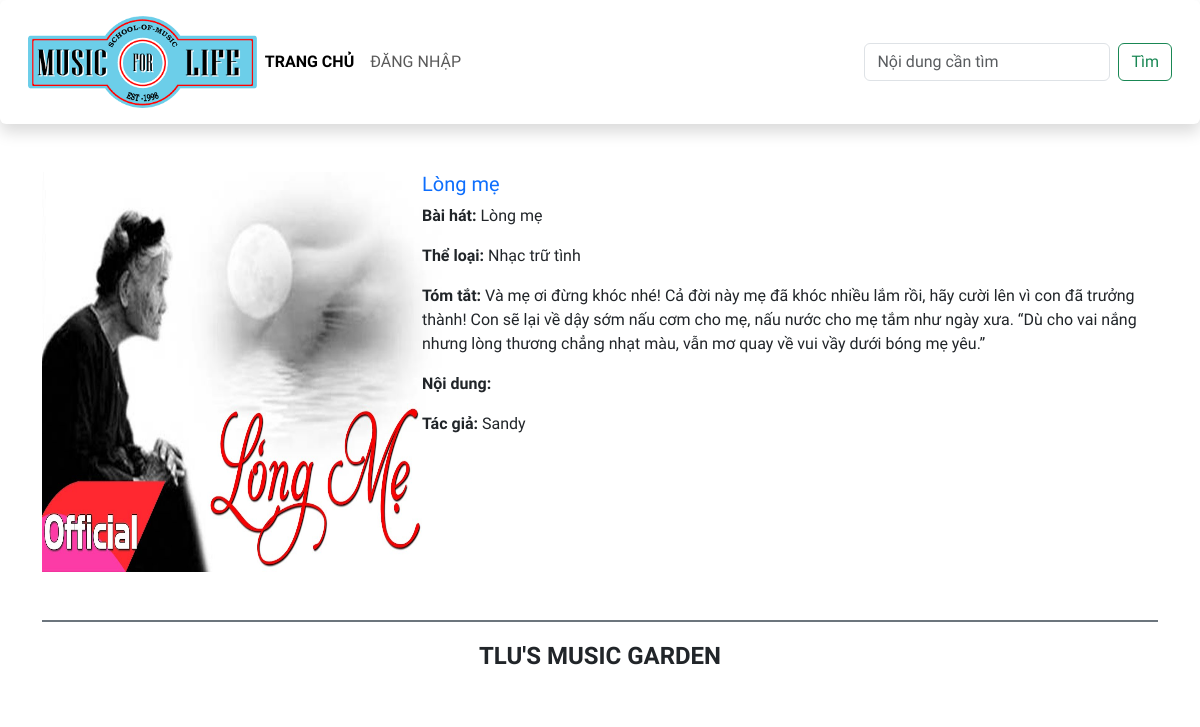
The app's page /?controller=detail&action=index&id=1 with its own data.
### tables this page shows
CREATE TABLE `baiviet` (
  `ma_bviet` int(10) UNSIGNED NOT NULL,
  `tieude` varchar(200) NOT NULL,
  `ten_bhat` varchar(100) NOT NULL,
  `ma_tloai` int(10) UNSIGNED NOT NULL,
  `tomtat` text NOT NULL,
  `noidung` text DEFAULT NULL,
  `ma_tgia` int(10) UNSIGNED NOT NULL,
  `ngayviet` datetime DEFAULT current_timestamp(),
  `hinhanh` varchar(200) DEFAULT NULL
);

CREATE TABLE `theloai` (
  `ma_tloai` int(10) UNSIGNED NOT NULL,
  `ten_tloai` varchar(50) NOT NULL,
  `SLBaiViet` int(11) DEFAULT 0
);

CREATE TABLE `tacgia` (
  `ma_tgia` int(10) UNSIGNED NOT NULL,
  `ten_tgia` varchar(100) NOT NULL,
  `hinh_tgia` varchar(100) DEFAULT NULL
);

### app/controllers/DetailController.php (called while the page is built, shortened)
<?php
require_once("./app/models/DetailModel.php");
require_once("./app/services/DetailService.php");
class DetailController{
    public function index($id) {
        $detailService = new DetailService();
        $details = $detailService->getDetailById($id);
        include("./app/views/home/detail.php");
    }
}

### configs/DBConnection.php (called while the page is built)
<?php
class DBConnection {
    private $conn = null;
    public function __construct() {
        try {
            $this->conn = new PDO('mysql:host=localhost;dbname=BTTH01_CSE485;port=3306', 'root', '');
            $this->conn->setAttribute(PDO::ATTR_ERRMODE, PDO::ERRMODE_EXCEPTION);
        } catch (PDOException $e) {
            die("Kết nối thất bại: " . $e->getMessage());
        }
    }
    public function getConnection() {
        return $this->conn;
    }
}

### app/services/DetailService.php (called while the page is built)
<?php
require_once("./configs/DBConnection.php");
require_once("./app/models/DetailModel.php");
class DetailService {
    private $dbConnection;
    public function __construct() {
        $this->dbConnection = new DBConnection();
    }
    public function getDetailById($id) {
        $sql = "SELECT  tieude, ten_bhat, ten_tloai, tomtat, noidung, ten_tgia,  hinhanh
                FROM baiviet
                JOIN tacgia ON tacgia.ma_tgia = baiviet.ma_tgia
                JOIN theloai ON theloai.ma_tloai = baiviet.ma_tloai
                WHERE ma_bviet = ?";
        $stmt = $this->dbConnection->getConnection()->prepare($sql);
        $stmt->execute([$id]);
        $row = $stmt->fetch(PDO::FETCH_ASSOC);
        return $row ? new DetailModel(
            $row['tieude'],
            $row['ten_bhat'],
            $row['ten_tloai'],
            $row['tomtat'],
            $row['noidung'],
            $row['ten_tgia'],
            $row['hinhanh']
        ) : null;
    }
}
?>

### app/models/DetailModel.php (called while the page is built, shortened)
<?php
class DetailModel {
    private $tieude;
    private $ten_bhat;
    private $ten_tloai;
    private $tomtat;
    private $ten_tgia;
    private $hinhanh;
    public function __construct($tieude, $tenbhat, $ten_tloai, $tomtat, $noidung, $ten_tgia, $hinhanh) {
        $this->tieude = $tieude;
        $this->ten_bhat = $tenbhat;
        $this->ten_tloai = $ten_tloai;
        $this->tomtat = $tomtat;
        $this->ten_tgia = $ten_tgia;
        $this->hinhanh = $hinhanh;
    }
    public function getTieude() {
        return $this->tieude;
    }
    public function getTenBhat() {
        return $this->ten_bhat;
    }
    public function getTenTloai() {
        return $this->ten_tloai;
    }
    public function getTomtat() {
        return $this->tomtat;
    }
    public function getTenTgia() {
        return $this->ten_tgia;
    }
    public function getHinhanh() {
        return $this->hinhanh;
    }
}
?>

### app/views/home/detail.php (the view, shortened to what this page needs)
<!DOCTYPE html>
<html lang="en">
<head>
    <link href="https://cdn.jsdelivr.net/npm/bootstrap@5.3.0-alpha1/dist/css/bootstrap.min.css" rel="stylesheet">
    <link rel="stylesheet" href="/public/css/style.css">
</head>
<body>
    <header>
        <nav class="navbar navbar-expand-lg bg-body-tertiary shadow p-3 bg-white rounded">
            <div class="container-fluid">
                <div class="my-logo">
                    <a class="navbar-brand" href="#">
                        <img src="images/logo2.png" alt="" class="img-fluid">
                    </a>
                </div>
                <div class="collapse navbar-collapse" id="navbarSupportedContent">
                <ul class="navbar-nav me-auto mb-2 mb-lg-0">
                    <li class="nav-item">
                    <a class="nav-link active" aria-current="page" href="./">Trang chủ</a>
                    </li>
                    <li class="nav-item">
                    <a class="nav-link" href="./login.php">Đăng nhập</a>
                    </li>
                </ul>
                <form class="d-flex" role="search">
                    <input class="form-control me-2" type="search" placeholder="Nội dung cần tìm" aria-label="Search">
                    <button class="btn btn-outline-success" type="submit">Tìm</button>
                </form>
                </div>
            </div>
        </nav>
    </header>
    <main class="container mt-5">
    <div class="row mb-5">
        <?php
        if ($details) {
        ?>
        <div class="col-sm-4">
            <img src="../../public/images/songs/<?php echo htmlspecialchars($details->getHinhanh()); ?>" alt="" width="400" height="400">
        </div>
        <div class="col-sm-8">
            <h5 class="card-title mb-2">
                <a href="" class="text-decoration-none"><?php echo htmlspecialchars($details->getTieude()); ?></a>
            </h5>
            <p class="card-text"><span class="fw-bold">Bài hát: </span><?php echo htmlspecialchars($details->getTenBhat()); ?></p>
            <p class="card-text"><span class="fw-bold">Thể loại: </span><?php echo htmlspecialchars($details->getTenTloai()); ?></p>
            <p class="card-text"><span class="fw-bold">Tóm tắt: </span><?php echo htmlspecialchars($details->getTomtat()); ?></p>
            <p class="card-text"><span class="fw-bold">Nội dung: </span><?php echo htmlspecialchars($details->getNoidung()); ?></p>
            <p class="card-text"><span class="fw-bold">Tác giả: </span><?php echo htmlspecialchars($details->getTenTgia()); ?></p>
        </div>
        <?php
        } else {
            echo "<p>Không có chi tiết bài viết nào.</p>";
        }
        ?>
    </div>
    <footer class="bg-white d-flex justify-content-center align-items-center border-top border-secondary  border-2" style="height:80px">
        <h4 class="text-center text-uppercase fw-bold">TLU's music garden</h4>
    </footer>
</body>
</html>

### index.php (shortened to what this page needs)
<?php
$controller = isset($_GET['controller']) ? $_GET['controller'] : 'home';
$action     = isset($_GET['action']) ? $_GET['action'] : 'index';
$id         = isset($_GET['id']) ? $_GET['id'] : null;
$controller = ucfirst($controller);
$controller .= 'Controller';
$controllerPath = './app/controllers/' . $controller . '.php';
if (file_exists($controllerPath)) {
    $myObj = new $controller();
    if (method_exists($myObj, $action)) {
        if (in_array($action, ['index', 'edit', 'delete']) && $id) {
            $myObj->$action($id);
        } else if ($action === 'index') {
            $myObj->$action();
        } else {
            $myObj->$action();
        }
    } else {
        echo "Action not defined or does not exist.";
    }
} else {
    echo "Controller file not found: " . htmlspecialchars($controllerPath);
}
?>

### public/css/style.css (style rules this page uses)
body { font-family: 'Numans', sans-serif !important; }
.bg-body-tertiary { background-color:#fff !important; }
.my-logo { max-width: 20%; }
.nav-link { text-transform: uppercase; }
.active { font-weight: bold; }

### records on screen
baiviet: hinhanh (picture), tieude "Lòng mẹ", ten_bhat "Lòng mẹ", ma_tloai.ten_tloai "Nhạc trữ tình", tomtat "Và mẹ ơi đừng khóc nhé! Cả đời này mẹ đã khóc nhiều lắm rồi, hãy cười lên vì con đã trưởng thành! Con sẽ lại về dậy sớm nấu cơm cho mẹ, nấu nước cho mẹ tắm như ngày xưa. “Dù cho vai nắng nhưng lòng thương chẳng nhạt màu, vẫn mơ quay về vui vầy dưới bóng mẹ yêu.”", ma_tgia.ten_tgia "Sandy"
